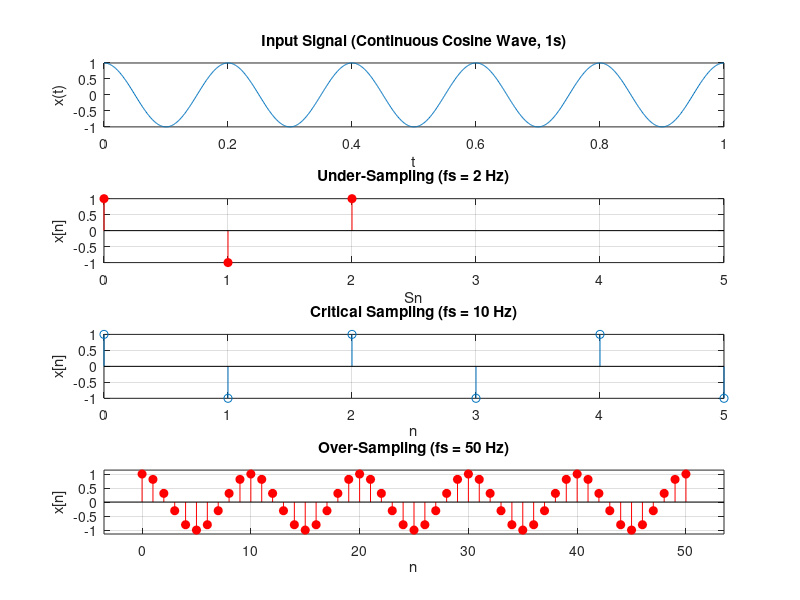
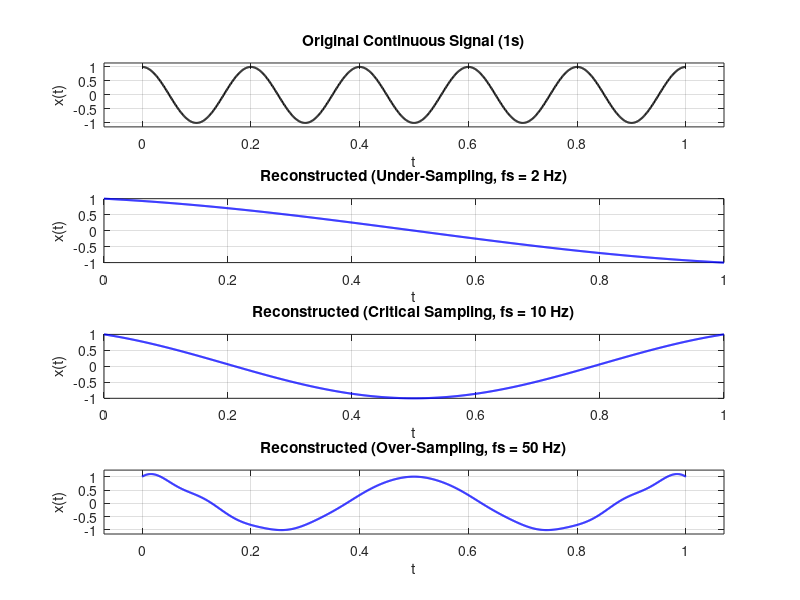

Here is the MATLAB script that generated these plots, in order:
clc; clear; close all;
f = 5
duration = 1
t_cont = linspace(0, duration, 1000);  
x_cont = cos(2*pi*f*t_cont);          
subplot(4,1,1);
plot(t_cont, x_cont);
title('Input Signal (Continuous Cosine Wave, 1s)');
xlabel('t'); ylabel('x(t)') ;
fs = 2;
Ts = 1/fs;
t_samp = 0:Ts:duration;
n = 0:length(t_samp)-1;
x_samp1 = cos(2*pi*f*t_samp);
subplot(4,1,2);
stem(n, x_samp1, 'r', 'filled');
title('Under-Sampling (fs = 2 Hz)');
xlabel('Sn'); ylabel('x[n]'); grid on; axis([0 5 -1 1]);
fs = 10;
Ts = 1/fs;
t_samp = 0:Ts:duration;
n = 0:length(t_samp)-1;
x_samp2 = cos(2*pi*f*t_samp);
subplot(4,1,3);
stem(n, x_samp2);
title('Critical Sampling (fs = 10 Hz)');
xlabel('n'); ylabel('x[n]'); grid on; axis([0 5 -1 1]);
fs = 50;
Ts = 1/fs;
t_samp = 0:Ts:duration;
n = 0:length(t_samp)-1;
x_samp3 = cos(2*pi*f*t_samp);
subplot(4,1,4);
stem(n, x_samp3, 'r', 'filled');
title('Over-Sampling (fs = 50 Hz)');
xlabel('n'); ylabel('x[n]'); grid on; axis([0 20 -1 1]);axis padded;
figure;
% Original signal
subplot(4,1,1);
plot(t_cont, x_cont, 'k', 'LineWidth', 1.5);
title('Original Continuous Signal (1s)');
xlabel('t'); ylabel('x(t)'); grid on; axis([0 1 -1 1]); axis padded;
Ts = 1;
t_samp = 0:Ts:duration;
x_recon = zeros(size(t_cont));
for n = 1:length(t_samp)
   x_recon = x_recon + x_samp1(n) * sinc((t_cont - t_samp(n)) / Ts);
end
subplot(4,1,2);
plot(t_cont, x_recon, 'b', 'LineWidth', 1.5);
title('Reconstructed (Under-Sampling, fs = 2 Hz)');
xlabel('t'); ylabel('x(t)'); grid on; axis([0 1 -1 1]);
Ts = 0.5;
t_samp = 0:Ts:duration;
x_recon = zeros(size(t_cont));
for n = 1:length(t_samp)
   x_recon = x_recon + x_samp2(n) * sinc((t_cont - t_samp(n)) / Ts);
end
subplot(4,1,3);
plot(t_cont, x_recon, 'b', 'LineWidth', 1.5);
title('Reconstructed (Critical Sampling, fs = 10 Hz)');
xlabel('t'); ylabel('x(t)'); grid on; axis([0 1 -1 1]);
Ts = 0.05;
t_samp = 0:Ts:duration;
x_recon = zeros(size(t_cont));
for n = 1:length(t_samp)
   x_recon = x_recon + x_samp3(n) * sinc((t_cont - t_samp(n)) / Ts);
end
subplot(4,1,4);
plot(t_cont, x_recon, 'b', 'LineWidth', 1.5);
title('Reconstructed (Over-Sampling, fs = 50 Hz)');
xlabel('t'); ylabel('x(t)'); grid on; axis([0 1 -1 1]); axis padded;%%